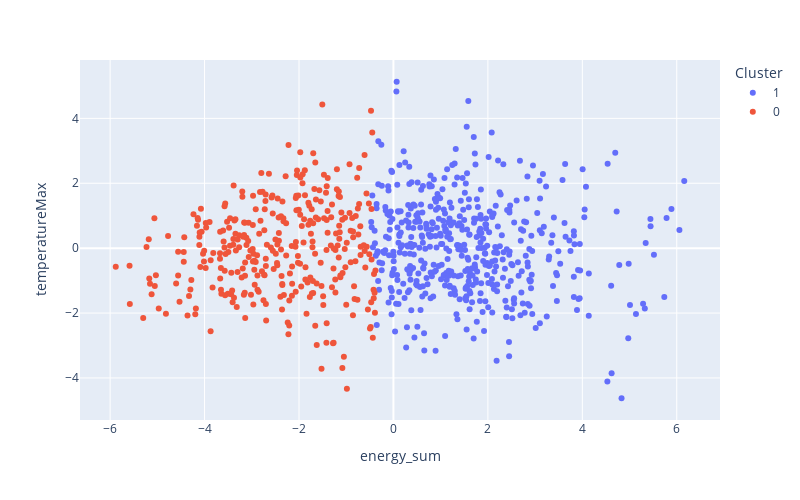

This figure's notebook cell:
### Code cell
fig = px.scatter(
    results_pca, x=0, y=1,
    color=dataset1[cluster], labels={'color': 'Cluster'}
)
fig.update_layout(
    #title="Non-reduced dataset",
    xaxis_title=col1,
    yaxis_title=col2,
    width=800,
    height=500
)
fig.show()

### Figure 1 — Plotly figure (JSON) as saved in the notebook; plotly's stock layout.template omitted (floating-point values rounded to 4 significant figures; data arrays with more than 128 entries replaced by an {"elided": "..."} marker saying what was removed)
{"data": [{"hovertemplate": "Cluster=1<br>0=%{x}<br>1=%{y}<extra></extra>", "legendgroup": "1", "marker": {"color": "#636efa", "symbol": "circle"}, "mode": "markers", "name": "1", "orientation": "v", "showlegend": true, "type": "scatter", "x": {"elided": "498 float values"}, "xaxis": "x", "y": {"elided": "498 float values"}, "yaxis": "y"}, {"hovertemplate": "Cluster=0<br>0=%{x}<br>1=%{y}<extra></extra>", "legendgroup": "0", "marker": {"color": "#EF553B", "symbol": "circle"}, "mode": "markers", "name": "0", "orientation": "v", "showlegend": true, "type": "scatter", "x": {"elided": "330 float values"}, "xaxis": "x", "y": {"elided": "330 float values"}, "yaxis": "y"}], "layout": {"height": 500, "legend": {"title": {"text": "Cluster"}, "tracegroupgap": 0}, "margin": {"t": 60}, "width": 800, "xaxis": {"anchor": "y", "domain": [0, 1], "title": {"text": "energy_sum"}}, "yaxis": {"anchor": "x", "domain": [0, 1], "title": {"text": "temperatureMax"}}}}
